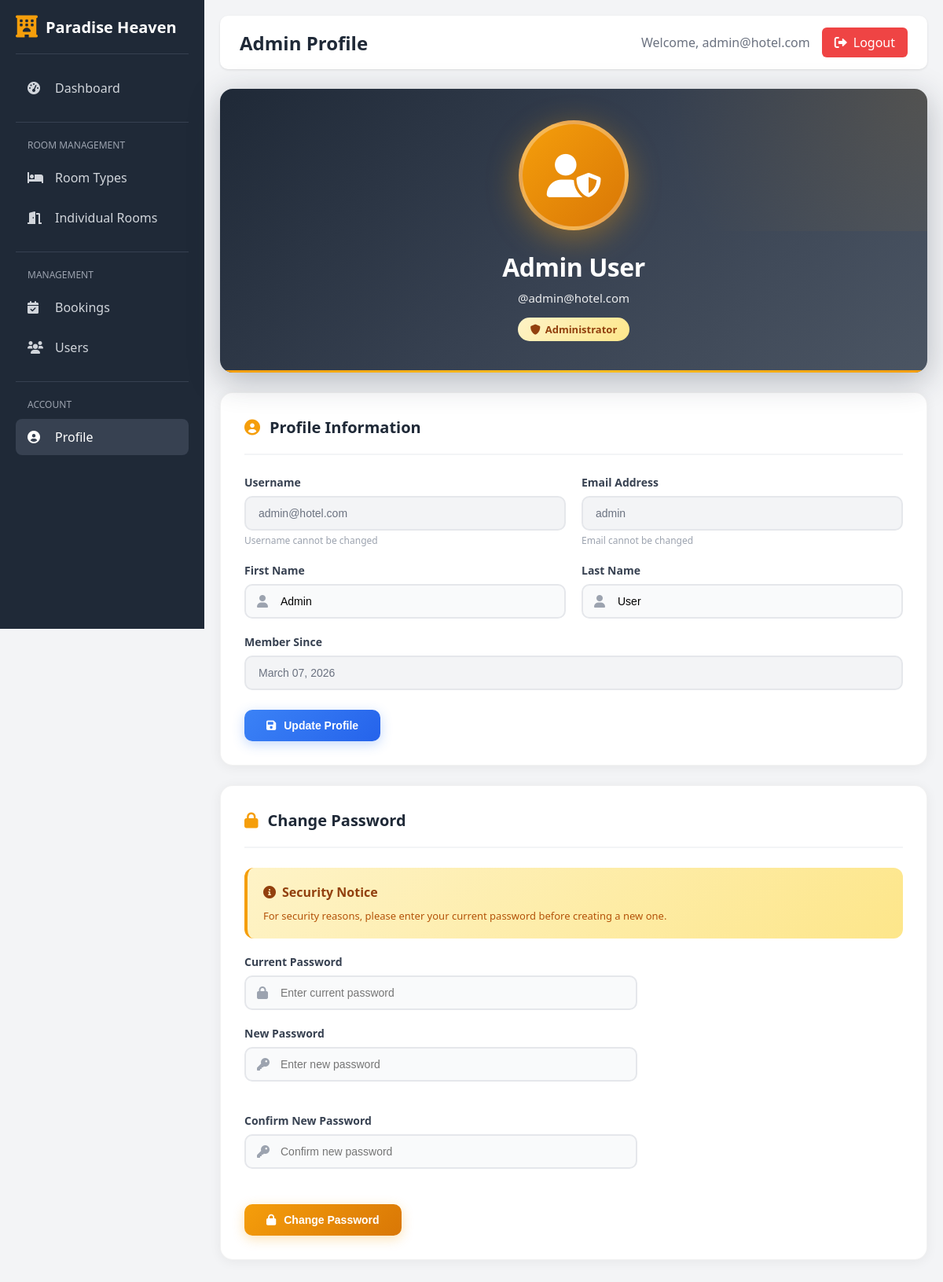
Screenshot of /custom-admin/profile/ (signed in) with the database file from the repository.
### custom_admin/models.py (models this page shows, shortened)
class AdminUser(AbstractBaseUser, PermissionsMixin):
    username = models.CharField(max_length=150, unique=True)
    email = models.EmailField(unique=True)
    first_name = models.CharField(max_length=100)
    last_name = models.CharField(max_length=100)
    is_active = models.BooleanField(default=True)
    is_staff = models.BooleanField(default=True)
    date_joined = models.DateTimeField(default=timezone.now)
    objects = AdminUserManager()
    USERNAME_FIELD = 'username'
    REQUIRED_FIELDS = ['email', 'first_name', 'last_name']
    class Meta:
        verbose_name = 'Admin User'
        verbose_name_plural = 'Admin Users'

### custom_admin/views.py (the view, shortened to what this page needs)
# urls.py: path('profile/', views.admin_profile, name='admin_profile'),
@login_required(login_url='admin_login')
def admin_profile(request):
    return render(request, 'custom_admin/profile.html')

### templates/custom_admin/profile.html (shortened to what this page needs)
{% extends 'custom_admin/base.html' %}
{% block page_title %}Admin Profile{% endblock %}
{% block content %}
<div class="admin-profile-header">
    <div style="text-align: center; position: relative; z-index: 1;">
        <div class="admin-avatar">
            <i class="fas fa-user-shield"></i>
        </div>
        <h2>{{ user.first_name|default:user.username }} {{ user.last_name }}</h2>
        <p>@{{ user.username }}</p>
        <span class="badge badge-admin" style="margin-top: 15px;">
            <i class="fas fa-shield-alt"></i> Administrator
        </span>
    </div>
</div>
<div class="profile-card">
    <div class="profile-card-header">
        <h3><i class="fas fa-user-circle"></i> Profile Information</h3>
    </div>
    <form method="POST">
        <div class="form-row">
            <div class="form-group">
                <label>Username</label>
                <input type="text" class="form-control" value="{{ user.username }}" disabled>
                <small>Username cannot be changed</small>
            </div>
            <div class="form-group">
                <label>Email Address</label>
                <input type="email" class="form-control" value="{{ user.email }}" disabled>
                <small>Email cannot be changed</small>
            </div>
        </div>
        <div class="form-row">
            <div class="form-group">
                <label>First Name</label>
                <div class="input-icon-wrapper">
                    <i class="fas fa-user"></i>
                    <input type="text" class="form-control" name="first_name" value="{{ user.first_name }}" placeholder="Enter first name">
                </div>
            </div>
            <div class="form-group">
                <label>Last Name</label>
                <div class="input-icon-wrapper">
                    <i class="fas fa-user"></i>
                    <input type="text" class="form-control" name="last_name" value="{{ user.last_name }}" placeholder="Enter last name">
                </div>
            </div>
        </div>
        <div class="form-group">
            <label>Member Since</label>
            <input type="text" class="form-control" value="{{ user.date_joined|date:'F d, Y' }}" disabled>
        </div>
        <div style="margin-top: 25px;">
            <button type="submit" class="btn btn-primary">
                <i class="fas fa-save"></i> Update Profile
            </button>
        </div>
    </form>
</div>
<div class="profile-card">
    <div class="profile-card-header">
        <h3><i class="fas fa-lock"></i> Change Password</h3>
    </div>
    <div class="password-section">
        <h4><i class="fas fa-info-circle"></i> Security Notice</h4>
        <p>For security reasons, please enter your current password before creating a new one.</p>
    </div>
    <form method="POST" style="max-width: 500px;">
        <div class="form-group">
            <label for="current_password">Current Password</label>
            <div class="input-icon-wrapper">
                <i class="fas fa-lock"></i>
                <input type="password" id="current_password" name="current_password" class="form-control" placeholder="Enter current password" required>
            </div>
        </div>
        <div class="form-row-full">
            <div class="form-group">
                <label for="new_password">New Password</label>
                <div class="input-icon-wrapper">
                    <i class="fas fa-key"></i>
                    <input type="password" id="new_password" name="new_password" class="form-control" placeholder="Enter new password" required>
                </div>
            </div>
            <div class="form-group">
                <label for="confirm_password">Confirm New Password</label>
                <div class="input-icon-wrapper">
                    <i class="fas fa-key"></i>
                    <input type="password" id="confirm_password" name="confirm_password" class="form-control" placeholder="Confirm new password" required>
                </div>
            </div>
        </div>
        <div style="margin-top: 25px;">
            <button type="submit" class="btn btn-warning">
                <i class="fas fa-lock"></i> Change Password
            </button>
        </div>
    </form>
</div>
{% endblock %}

### templates/custom_admin/base.html (shortened to what this page needs)
<!DOCTYPE html>
<html lang="en">
<head>
    <link rel="stylesheet" href="https://cdnjs.cloudflare.com/ajax/libs/font-awesome/6.0.0/css/all.min.css">
</head>
<body>
    <div class="sidebar">
        <div class="sidebar-header">
            <i class="fas fa-hotel"></i>
            <h1>Paradise Heaven</h1>
        </div>
        <nav class="sidebar-nav">
            <a href="{% url 'admin_dashboard' %}" class="nav-item {% if request.resolver_match.url_name == 'admin_dashboard' %}active{% endif %}">
                <i class="fas fa-tachometer-alt"></i>
                <span>Dashboard</span>
            </a>
            <div class="nav-section">
                <div class="nav-section-title">Room Management</div>
                <a href="{% url 'manage_rooms' %}" class="nav-item {% if 'rooms' in request.resolver_match.url_name %}active{% endif %}">
                    <i class="fas fa-bed"></i>
                    <span>Room Types</span>
                </a>
                <a href="{% url 'manage_individual_rooms' %}" class="nav-item {% if 'individual' in request.resolver_match.url_name %}active{% endif %}">
                    <i class="fas fa-door-open"></i>
                    <span>Individual Rooms</span>
                </a>
            </div>
            <div class="nav-section">
                <div class="nav-section-title">Management</div>
                <a href="{% url 'manage_bookings' %}" class="nav-item {% if 'bookings' in request.resolver_match.url_name %}active{% endif %}">
                    <i class="fas fa-calendar-check"></i>
                    <span>Bookings</span>
                </a>
                <a href="{% url 'manage_users' %}" class="nav-item {% if 'users' in request.resolver_match.url_name %}active{% endif %}">
                    <i class="fas fa-users"></i>
                    <span>Users</span>
                </a>
            </div>
            <div class="nav-section">
                <div class="nav-section-title">Account</div>
                <a href="{% url 'admin_profile' %}" class="nav-item {% if 'profile' in request.resolver_match.url_name %}active{% endif %}">
                    <i class="fas fa-user-circle"></i>
                    <span>Profile</span>
                </a>
            </div>
        </nav>
    </div>
    <div class="main-content">
        <div class="top-bar">
            <h2>{% block page_title %}Dashboard{% endblock %}</h2>
            <div class="user-info">
                <span>Welcome, {{ request.user.username }}</span>
                <a href="{% url 'admin_logout' %}" class="logout-btn">
                    <i class="fas fa-sign-out-alt"></i>
                    Logout
                </a>
            </div>
        </div>
        {% block content %}{% endblock %}
    </div>
</body>
</html>

### templates/custom_admin/base.html (style rules this page uses)
* { margin: 0; padding: 0; box-sizing: border-box; }
body { font-family: 'Segoe UI', Tahoma, Geneva, Verdana, sans-serif; background-color: #f3f4f6; display: flex; min-height: 100vh; }
.sidebar { width: 260px; background-color: #1f2937; color: white; padding: 20px; display: flex; flex-direction: column; position: fixed; height: 100vh; overflow-y: auto; }
.sidebar-header { display: flex; align-items: center; padding-bottom: 20px; border-bottom: 1px solid #374151; margin-bottom: 20px; }
.sidebar-header i { font-size: 28px; color: #f59e0b; margin-right: 10px; }
.sidebar-header h1 { font-size: 20px; font-weight: 600; }
.sidebar-nav { flex: 1; }
.nav-item { display: flex; align-items: center; padding: 12px 15px; color: #d1d5db; text-decoration: none; border-radius: 8px; margin-bottom: 5px; transition: all 0.3s; }
.nav-item:hover, .nav-item.active { background-color: #374151; color: white; }
.nav-item i { width: 25px; margin-right: 10px; }
.nav-section { margin-top: 20px; padding-top: 20px; border-top: 1px solid #374151; }
.nav-section-title { font-size: 12px; text-transform: uppercase; color: #9ca3af; margin-bottom: 10px; padding-left: 15px; }
.main-content { flex: 1; margin-left: 260px; padding: 20px; }
.top-bar { display: flex; justify-content: space-between; align-items: center; background-color: white; padding: 15px 25px; border-radius: 10px; margin-bottom: 25px; box-shadow: 0 1px 3px rgba(0, 0, 0, 0.1); }
.top-bar h2 { font-size: 24px; color: #1f2937; }
.user-info { display: flex; align-items: center; gap: 15px; }
.user-info span { color: #6b7280; }
.logout-btn { background-color: #ef4444; color: white; padding: 8px 16px; border: none; border-radius: 6px; cursor: pointer; text-decoration: none; display: flex; align-items: center; gap: 8px; transition: background-color 0.3s; }
.btn { padding: 10px 20px; border: none; border-radius: 6px; cursor: pointer; text-decoration: none; display: inline-flex; align-items: center; gap: 8px; font-size: 14px; transition: all 0.3s; }
.btn-primary { background-color: #3b82f6; color: white; }
.btn-warning { background-color: #f59e0b; color: white; }
.badge { padding: 4px 10px; border-radius: 20px; font-size: 12px; font-weight: 500; }
.form-group { margin-bottom: 20px; }
.form-group label { display: block; margin-bottom: 8px; font-weight: 500; color: #374151; }
.form-control { width: 100%; padding: 10px 15px; border: 1px solid #d1d5db; border-radius: 6px; font-size: 14px; transition: border-color 0.3s; }

### rows the page displays
AdminUser: user.username "admin@hotel.com", first_name "Admin", last_name "User", username "admin@hotel.com", email "admin", date_joined "March 07, 2026"
